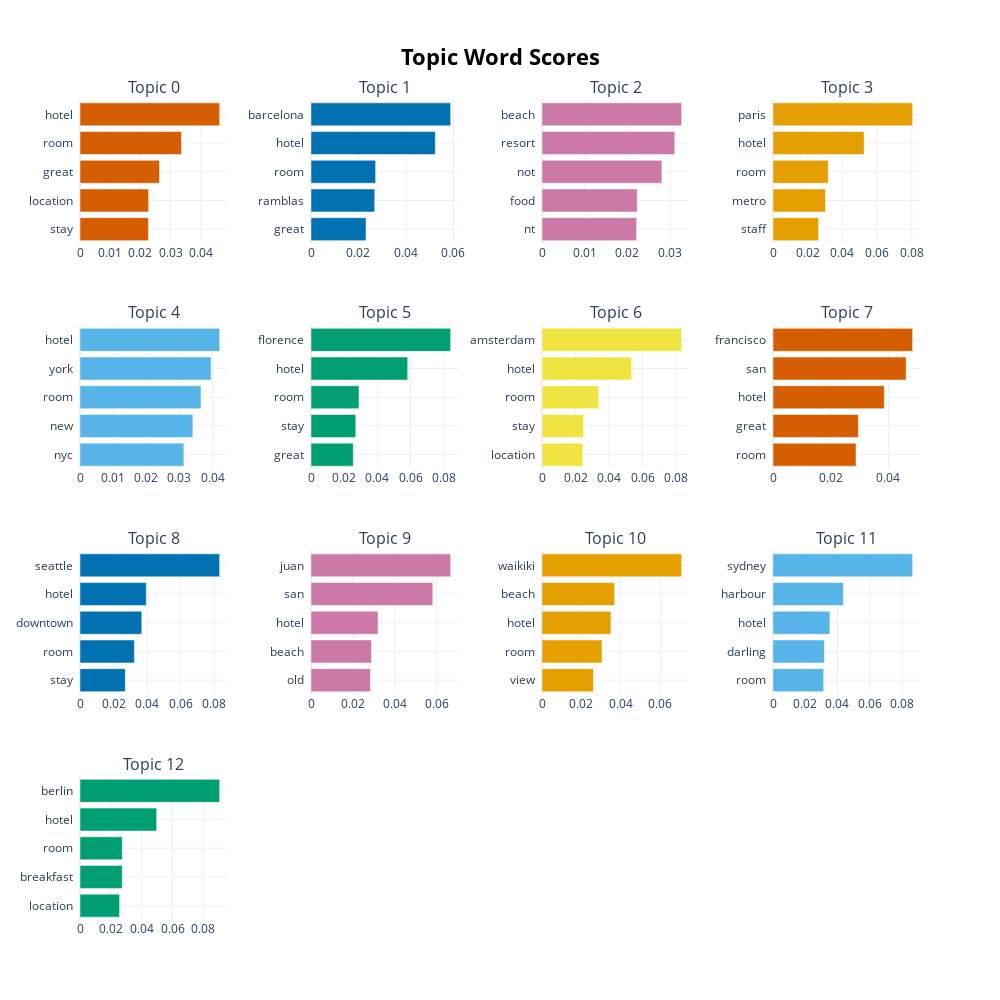

Notebook source saved alongside this figure:
### Code cell
bert_topic_label.get_barchart_top5words_by_topic()

### Figure 1 — Plotly figure (JSON) as saved in the notebook; plotly's stock layout.template omitted (floating-point values rounded to 4 significant figures)
{"data": [{"marker": {"color": "#D55E00"}, "orientation": "h", "type": "bar", "x": [0.02264, 0.0227, 0.02631, 0.03359, 0.04621], "xaxis": "x", "y": ["stay  ", "location  ", "great  ", "room  ", "hotel  "], "yaxis": "y"}, {"marker": {"color": "#0072B2"}, "orientation": "h", "type": "bar", "x": [0.02316, 0.02684, 0.02722, 0.05235, 0.05881], "xaxis": "x2", "y": ["great  ", "ramblas  ", "room  ", "hotel  ", "barcelona  "], "yaxis": "y2"}, {"marker": {"color": "#CC79A7"}, "orientation": "h", "type": "bar", "x": [0.02216, 0.02232, 0.02808, 0.03109, 0.03271], "xaxis": "x3", "y": ["nt  ", "food  ", "not  ", "resort  ", "beach  "], "yaxis": "y3"}, {"marker": {"color": "#E69F00"}, "orientation": "h", "type": "bar", "x": [0.02631, 0.03028, 0.03184, 0.05256, 0.08055], "xaxis": "x4", "y": ["staff  ", "metro  ", "room  ", "hotel  ", "paris  "], "yaxis": "y4"}, {"marker": {"color": "#56B4E9"}, "orientation": "h", "type": "bar", "x": [0.03133, 0.03405, 0.03649, 0.03953, 0.04212], "xaxis": "x5", "y": ["nyc  ", "new  ", "room  ", "york  ", "hotel  "], "yaxis": "y5"}, {"marker": {"color": "#009E73"}, "orientation": "h", "type": "bar", "x": [0.02548, 0.02695, 0.0289, 0.05824, 0.08413], "xaxis": "x6", "y": ["great  ", "stay  ", "room  ", "hotel  ", "florence  "], "yaxis": "y6"}, {"marker": {"color": "#F0E442"}, "orientation": "h", "type": "bar", "x": [0.02434, 0.0248, 0.03379, 0.05339, 0.08321], "xaxis": "x7", "y": ["location  ", "stay  ", "room  ", "hotel  ", "amsterdam  "], "yaxis": "y7"}, {"marker": {"color": "#D55E00"}, "orientation": "h", "type": "bar", "x": [0.02876, 0.02957, 0.03856, 0.04613, 0.04838], "xaxis": "x8", "y": ["room  ", "great  ", "hotel  ", "san  ", "francisco  "], "yaxis": "y8"}, {"marker": {"color": "#0072B2"}, "orientation": "h", "type": "bar", "x": [0.02696, 0.03237, 0.03675, 0.03942, 0.08309], "xaxis": "x9", "y": ["stay  ", "room  ", "downtown  ", "hotel  ", "seattle  "], "yaxis": "y9"}, {"marker": {"color": "#CC79A7"}, "orientation": "h", "type": "bar", "x": [0.02838, 0.02891, 0.03201, 0.05817, 0.06669], "xaxis": "x10", "y": ["old  ", "beach  ", "hotel  ", "san  ", "juan  "], "yaxis": "y10"}, {"marker": {"color": "#E69F00"}, "orientation": "h", "type": "bar", "x": [0.0261, 0.03041, 0.03492, 0.03676, 0.07075], "xaxis": "x11", "y": ["view  ", "room  ", "hotel  ", "beach  ", "waikiki  "], "yaxis": "y11"}, {"marker": {"color": "#56B4E9"}, "orientation": "h", "type": "bar", "x": [0.03144, 0.03186, 0.03529, 0.04367, 0.08663], "xaxis": "x12", "y": ["room  ", "darling  ", "hotel  ", "harbour  ", "sydney  "], "yaxis": "y12"}, {"marker": {"color": "#009E73"}, "orientation": "h", "type": "bar", "x": [0.02567, 0.0274, 0.02741, 0.04972, 0.09057], "xaxis": "x13", "y": ["location  ", "breakfast  ", "room  ", "hotel  ", "berlin  "], "yaxis": "y13"}], "layout": {"annotations": [{"font": {"size": 16}, "showarrow": false, "text": "Topic 0", "x": 0.0875, "xanchor": "center", "xref": "paper", "y": 1, "yanchor": "bottom", "yref": "paper"}, {"font": {"size": 16}, "showarrow": false, "text": "Topic 1", "x": 0.3625, "xanchor": "center", "xref": "paper", "y": 1, "yanchor": "bottom", "yref": "paper"}, {"font": {"size": 16}, "showarrow": false, "text": "Topic 2", "x": 0.6375, "xanchor": "center", "xref": "paper", "y": 1, "yanchor": "bottom", "yref": "paper"}, {"font": {"size": 16}, "showarrow": false, "text": "Topic 3", "x": 0.9125, "xanchor": "center", "xref": "paper", "y": 1, "yanchor": "bottom", "yref": "paper"}, {"font": {"size": 16}, "showarrow": false, "text": "Topic 4", "x": 0.0875, "xanchor": "center", "xref": "paper", "y": 0.725, "yanchor": "bottom", "yref": "paper"}, {"font": {"size": 16}, "showarrow": false, "text": "Topic 5", "x": 0.3625, "xanchor": "center", "xref": "paper", "y": 0.725, "yanchor": "bottom", "yref": "paper"}, {"font": {"size": 16}, "showarrow": false, "text": "Topic 6", "x": 0.6375, "xanchor": "center", "xref": "paper", "y": 0.725, "yanchor": "bottom", "yref": "paper"}, {"font": {"size": 16}, "showarrow": false, "text": "Topic 7", "x": 0.9125, "xanchor": "center", "xref": "paper", "y": 0.725, "yanchor": "bottom", "yref": "paper"}, {"font": {"size": 16}, "showarrow": false, "text": "Topic 8", "x": 0.0875, "xanchor": "center", "xref": "paper", "y": 0.45, "yanchor": "bottom", "yref": "paper"}, {"font": {"size": 16}, "showarrow": false, "text": "Topic 9", "x": 0.3625, "xanchor": "center", "xref": "paper", "y": 0.45, "yanchor": "bottom", "yref": "paper"}, {"font": {"size": 16}, "showarrow": false, "text": "Topic 10", "x": 0.6375, "xanchor": "center", "xref": "paper", "y": 0.45, "yanchor": "bottom", "yref": "paper"}, {"font": {"size": 16}, "showarrow": false, "text": "Topic 11", "x": 0.9125, "xanchor": "center", "xref": "paper", "y": 0.45, "yanchor": "bottom", "yref": "paper"}, {"font": {"size": 16}, "showarrow": false, "text": "Topic 12", "x": 0.0875, "xanchor": "center", "xref": "paper", "y": 0.175, "yanchor": "bottom", "yref": "paper"}], "height": 1000, "hoverlabel": {"bgcolor": "white", "font": {"family": "Rockwell", "size": 16}}, "showlegend": false, "title": {"font": {"color": "Black", "size": 22}, "text": "<b>Topic Word Scores", "x": 0.5, "xanchor": "center", "yanchor": "top"}, "width": 1000, "xaxis": {"anchor": "y", "domain": [0, 0.175], "showgrid": true}, "xaxis10": {"anchor": "y10", "domain": [0.275, 0.45], "showgrid": true}, "xaxis11": {"anchor": "y11", "domain": [0.55, 0.725], "showgrid": true}, "xaxis12": {"anchor": "y12", "domain": [0.825, 1], "showgrid": true}, "xaxis13": {"anchor": "y13", "domain": [0, 0.175], "showgrid": true}, "xaxis14": {"anchor": "y14", "domain": [0.275, 0.45], "showgrid": true}, "xaxis15": {"anchor": "y15", "domain": [0.55, 0.725], "showgrid": true}, "xaxis16": {"anchor": "y16", "domain": [0.825, 1], "showgrid": true}, "xaxis2": {"anchor": "y2", "domain": [0.275, 0.45], "showgrid": true}, "xaxis3": {"anchor": "y3", "domain": [0.55, 0.725], "showgrid": true}, "xaxis4": {"anchor": "y4", "domain": [0.825, 1], "showgrid": true}, "xaxis5": {"anchor": "y5", "domain": [0, 0.175], "showgrid": true}, "xaxis6": {"anchor": "y6", "domain": [0.275, 0.45], "showgrid": true}, "xaxis7": {"anchor": "y7", "domain": [0.55, 0.725], "showgrid": true}, "xaxis8": {"anchor": "y8", "domain": [0.825, 1], "showgrid": true}, "xaxis9": {"anchor": "y9", "domain": [0, 0.175], "showgrid": true}, "yaxis": {"anchor": "x", "domain": [0.825, 1], "showgrid": true}, "yaxis10": {"anchor": "x10", "domain": [0.275, 0.45], "showgrid": true}, "yaxis11": {"anchor": "x11", "domain": [0.275, 0.45], "showgrid": true}, "yaxis12": {"anchor": "x12", "domain": [0.275, 0.45], "showgrid": true}, "yaxis13": {"anchor": "x13", "domain": [0, 0.175], "showgrid": true}, "yaxis14": {"anchor": "x14", "domain": [0, 0.175], "showgrid": true}, "yaxis15": {"anchor": "x15", "domain": [0, 0.175], "showgrid": true}, "yaxis16": {"anchor": "x16", "domain": [0, 0.175], "showgrid": true}, "yaxis2": {"anchor": "x2", "domain": [0.825, 1], "showgrid": true}, "yaxis3": {"anchor": "x3", "domain": [0.825, 1], "showgrid": true}, "yaxis4": {"anchor": "x4", "domain": [0.825, 1], "showgrid": true}, "yaxis5": {"anchor": "x5", "domain": [0.55, 0.725], "showgrid": true}, "yaxis6": {"anchor": "x6", "domain": [0.55, 0.725], "showgrid": true}, "yaxis7": {"anchor": "x7", "domain": [0.55, 0.725], "showgrid": true}, "yaxis8": {"anchor": "x8", "domain": [0.55, 0.725], "showgrid": true}, "yaxis9": {"anchor": "x9", "domain": [0.275, 0.45], "showgrid": true}}}
